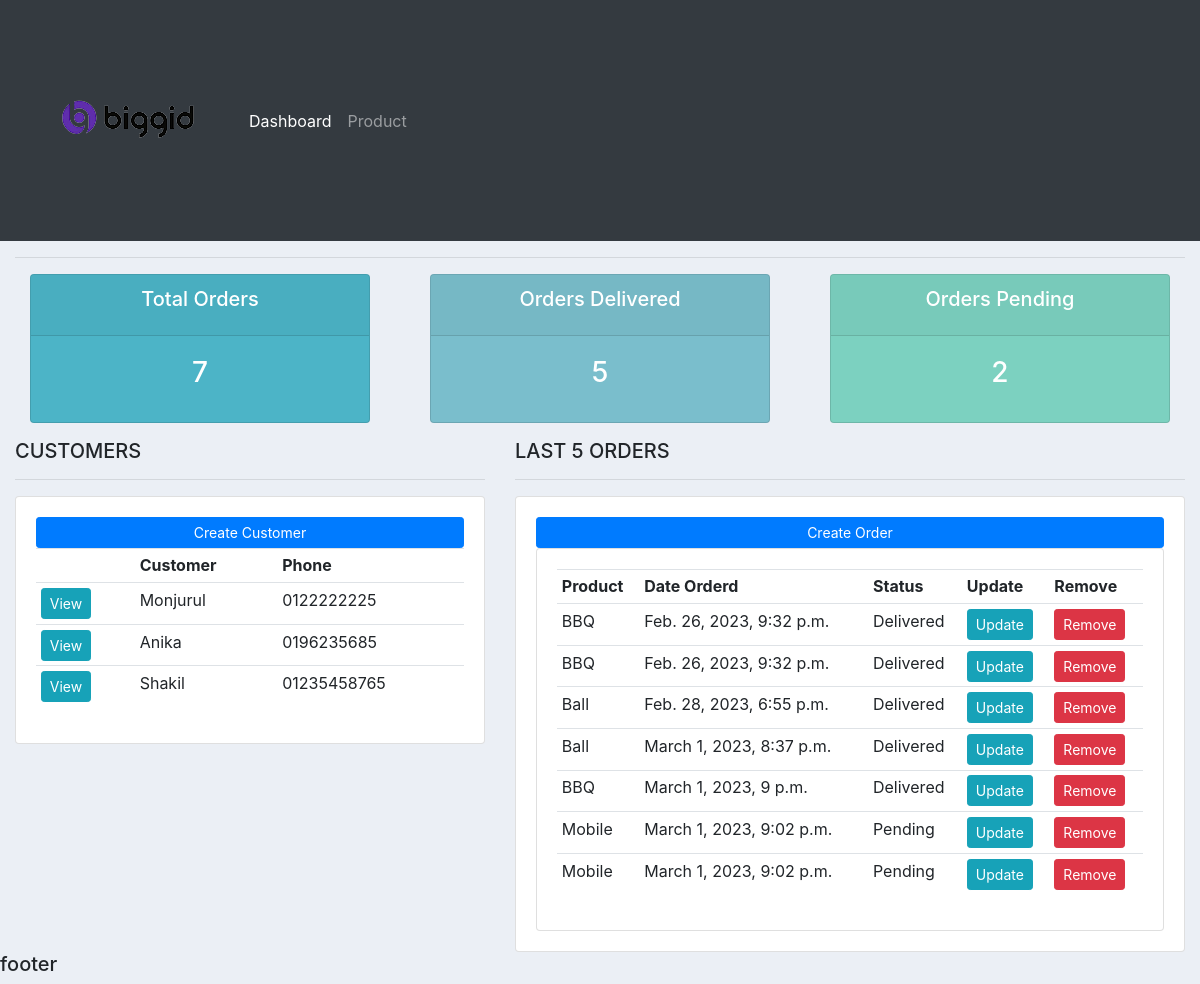
The page / on the database its author committed.
### accounts/models.py (models this page shows, shortened)
class Customer(models.Model):
    name = models.CharField(max_length=200, null=True)
    phone = models.CharField(max_length=200, null=True)
    email = models.CharField(max_length=200, null=True)
    date_created = models.DateTimeField(auto_now_add=True, null=True)

class Order(models.Model):
    STATUS = (
        ('Pending', 'Pending'),
        ('On Process', 'On Process'),
        ('Delivered', 'Delivered'),
    )
    customer = models.ForeignKey(
        Customer, null=True, on_delete=models.SET_NULL)
    product = models.ForeignKey(Product, null=True, on_delete=models.SET_NULL)
    date_created = models.DateTimeField(auto_now_add=True, null=True)
    status = models.CharField(max_length=200, null=True, choices=STATUS)

class Product(models.Model):
    CATEGORY = (
        ('Food', 'Food'),
        ('Outdoor Item', 'Outdoor Item'),
        ('Gadget', 'Gadget'),
    )
    name = models.CharField(max_length=200, null=True)
    price = models.FloatField(null=True)
    category = models.CharField(max_length=200, null=True, choices=CATEGORY)
    Description = models.CharField(max_length=200, null=True, blank=True)
    date_created = models.DateTimeField(auto_now_add=True, null=True)
    tags = models.ManyToManyField(Tag)
    def __str__(self):
        return self.name

### accounts/views.py (the view)
# urls.py: path('', views.home, name='home'),
def home(request):
    customers = Customer.objects.all()
    orders = Order.objects.all()
    total_orders = orders.count()
    total_customers = customers.count()
    delivered = orders.filter(status='Delivered').count()
    pending = orders.filter(status='Pending').count()
    context = {'orders': orders, 'customers': customers,
               'total_orders': total_orders, 'total_customers': total_customers, 'delivered': delivered, 'pending': pending}
    return render(request, 'accounts/dashboard.html', context)

### accounts/templates/accounts/dashboard.html (shortened to what this page needs)
{% extends 'accounts/main.html' %} {% block content %}
<div class="row">
  <div class="col">
    <div class="col-md">
      <div class="card text-center text-white mb-3" id="total-orders">
        <div class="card-header">
          <h5 class="card-title">Total Orders</h5>
        </div>
        <div class="card-body">
          <h3 class="card-title">{{total_orders}}</h3>
        </div>
      </div>
    </div>
  </div>
  <div class="col">
    <div class="col-md">
      <div class="card text-center text-white mb-3" id="orders-delivered">
        <div class="card-header">
          <h5 class="card-title">Orders Delivered</h5>
        </div>
        <div class="card-body">
          <h3 class="card-title">{{delivered}}</h3>
        </div>
      </div>
    </div>
  </div>
  <div class="col">
    <div class="col-md">
      <div class="card text-center text-white mb-3" id="orders-pending">
        <div class="card-header">
          <h5 class="card-title">Orders Pending</h5>
        </div>
        <div class="card-body">
          <h3 class="card-title">{{pending}}</h3>
        </div>
      </div>
    </div>
  </div>
</div>
<div class="row">
  <div class="col-md-5">
    <h5>CUSTOMERS</h5>
    <hr />
    <div class="card card-body">
      <a class="prevent-submit btn btn-primary btn-sm btn-block" href=""
        >Create Customer</a
      >
      <table class="table table-sm">
        <tr>
          <th></th>
          <th>Customer</th>
          <th>Phone</th>
        </tr>
        {% for i in customers %}
        <tr>
          <td>
            <a class="btn btn-sm btn-info" href="{% url 'customer' i.id %}"
              >View</a
            >
          </td>
          <td>{{i.name}}</td>
          <td>{{i.phone}}</td>
        </tr>
        {% endfor %}
      </table>
    </div>
  </div>
  <div class="col-md-7">
    <h5>LAST 5 ORDERS</h5>
    <hr />
    <div class="card card-body">
      <a
        class="prevent-submit btn btn-primary btn-sm btn-block"
        href="{% url 'create_order' %}"
        >Create Order</a
      >
      <div class="card card-body">
        <table class="table table-sm">
          <tr>
            <th>Product</th>
            <th>Date Orderd</th>
            <th>Status</th>
            <th>Update</th>
            <th>Remove</th>
          </tr>
          {% for i in orders %}
          <tr>
            <td>{{i.product}}</td>
            <td>{{i.date_created}}</td>
            <td>{{i.status}}</td>
            <td>
              <a
                class="btn btn-sm btn-info"
                href="{% url 'update_order' i.id %}"
                >Update</a
              >
            </td>
            <td>
              <a
                class="btn btn-sm btn-danger"
                href="{% url 'delete_order' i.id %}"
                >Remove</a
              >
            </td>
          </tr>
          {% endfor %}
        </table>
      </div>
    </div>
  </div>
  {% endblock %}

### accounts/templates/accounts/main.html (style rules this page uses)
body { background-color: #ebeff5; }
#total-orders { background-color: #4cb4c7; }
#orders-delivered { background-color: #7abecc; }
#orders-pending { background-color: #7cd1c0; }

### rows shown on the page
Customer: name "Monjurul", phone "0122222225"
Customer: name "Anika", phone "0196235685"
Customer: name "Shakil", phone "01235458765"
Order: product "BBQ", date_created "Feb. 26, 2023, 9:32 p.m.", status "Delivered"
Order: product "BBQ", date_created "Feb. 26, 2023, 9:32 p.m.", status "Delivered"
Order: product "Ball", date_created "Feb. 28, 2023, 6:55 p.m.", status "Delivered"
Order: product "Ball", date_created "March 1, 2023, 8:37 p.m.", status "Delivered"
Order: product "BBQ", date_created "March 1, 2023, 9 p.m.", status "Delivered"
Order: product "Mobile", date_created "March 1, 2023, 9:02 p.m.", status "Pending"
Order: product "Mobile", date_created "March 1, 2023, 9:02 p.m.", status "Pending"

### other values the page prints
{{ total_orders }} "7"
{{ delivered }} "5"
{{ pending }} "2"
